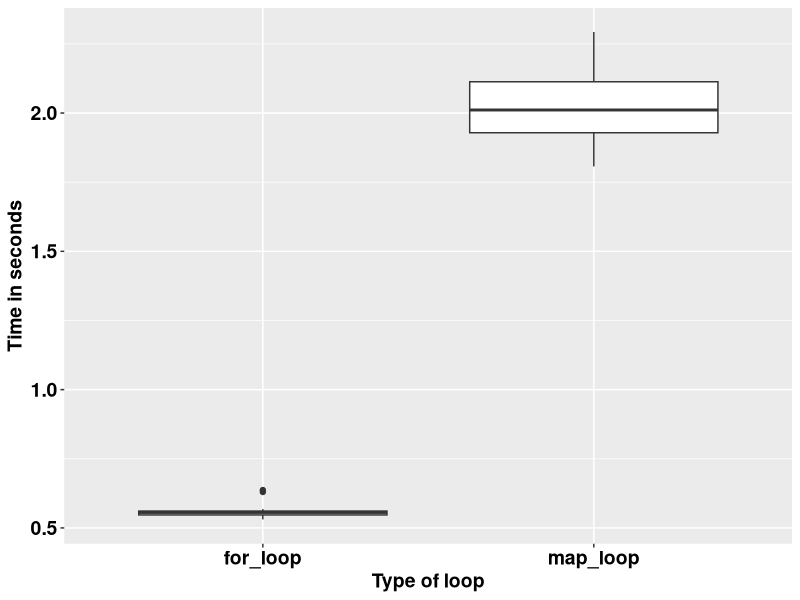

Reproduce this figure in R.
## ---- chunk 1
knitr::opts_chunk$set(echo = TRUE)
## ---- chunk 2
square <- function(a) a**2
square(3)
## ---- chunk 3
square <- function(b){
  b**2
}
square(3)
## ---- chunk 4
square <- function(c){
  product <- c**2
  return(product)
}
square(3)
## ---- chunk 5
square <- function(d){
  product <- d**2
  print(product)
}
square(5)
## ---- chunk 6
square <- function(e){
  product <- e**2
  (product)
}
square(9)
## ---- chunk 7
square <- function(f){
  product <- f**2
  show(product)
}
square(9)
## ---- chunk 8
square_root <- function(b){
  product <- b^0.5
  return(product/2)
}
square_root(9)
## ---- chunk 9
square_root
## ---- chunk 10
square(1:10)
## ---- chunk 11
square_root(c(26, 1:15, 158))
## ---- chunk 12
m <- list(12, 18, 345)
square_root(m[[3]])
## ---- chunk 13
rescale <- function(x){
  m <- mean(x)
  s <- sd(x)
  (x - m) / s
}
rescale(c(52, 58, 46, 99))
## ---- chunk 14
rescale <- function(x, only_translate){
  m <- mean(x)
  translated <- x - m
  if (only_translate) return(translated)
  s <- sd(x)
  translated / s
}

rescale(x = 1:4, only_translate = TRUE)
## ---- chunk 15
rescale <- function(x, only_translate){
  m <- mean(x)
  translated <- x - m
  if (only_translate) return(translated)
  s <- sd(x)
  translated / s
}

rescale(x = 1:4, only_translate = FALSE)
## ---- chunk 16
rescale( only_translate = TRUE, x = 1:4)
## ---- chunk 17
rescale(x = 1:4, TRUE)
rescale(TRUE, x = 1:4)
rescale(1:4, only_translate = T)
rescale(only_translate = T, 1:4)
## ---- chunk 18
rescale(1:4, o = T)
rescale(o = T, 1:4)
## ---- chunk 19
rescale <- function(x, only_translate = FALSE){
  m <- mean(x)
  translated <- x - m
  if(only_translate) return(translated)
  s <- sd(x)
  translated / s
}
## ---- chunk 20
rescale(1:4) # This runs with only_translate being taken as FALSE by default.
## ---- chunk 21
rescale <- function(x, ...){
  m <- mean(x, ...)
  s <- sd(x, ...)
  (x - m) / s
}

rescale(1:4)
## ---- chunk 22
x <- c(NA, 1:3)
rescale(x)
## ---- chunk 23
x <- c(NA, 1:3)
rescale(x, na.rm = TRUE)
## ---- chunk 24
some_function <- function(x) x
other_function <- function(x, ...) x
# some_function(1:4, foo = "bar") # This does not run because there was no allowance.
other_function(1:4, foo = "bar")

## ---- chunk 25
f <- function(...) list(...)
g <- function(x, y, ...) f(...)
g(x = 1, y = 2, z = 3, w = 4)
## ---- chunk 26
compare_rasters <- function(x) {
  if (sum(x > 0.5, na.rm = TRUE) > 7) {
    return(1)
  } else {
    return(0)
  }
  
}
## ---- chunk 27
library(tidyverse)
volumes <- rnorm(1000000)

for_loop <- vector()

for (k in 1:20) {
  for_loop[k] <- system.time(for (i in 1:length(volumes)) {
    2.3 * volumes[i] ^ 9
  })
}

map_loop <- vector()
for (j in 1:20) {
  map_loop[j] <- system.time(map_vec(volumes, \(x) 2.3 * x ^ 9))
}
## ---- chunk 28
data.frame(for_loop = for_loop, map_loop = map_loop) %>% 
  gather(key = "key", value = "value") %>% 
  ggplot(aes(key, value)) +
  geom_boxplot() +
  labs(x = "Type of loop",
       y = "Time in seconds") +
  theme(text = element_text(size = 14, face = "bold", colour = "black")) +
  theme(axis.text = element_text(size = 14, face = "bold", colour = "black"))
